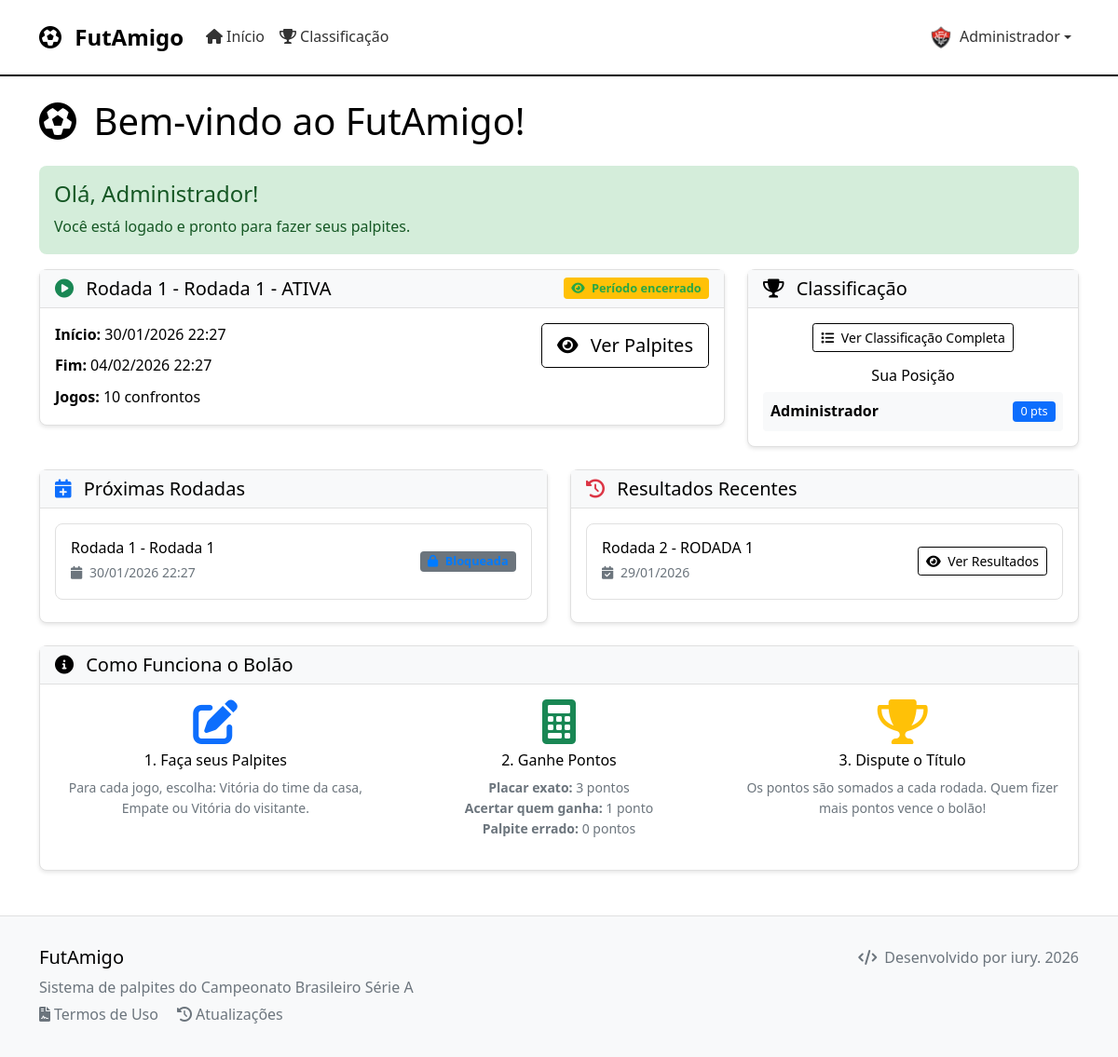
Before: / (signed in) with the older database file.
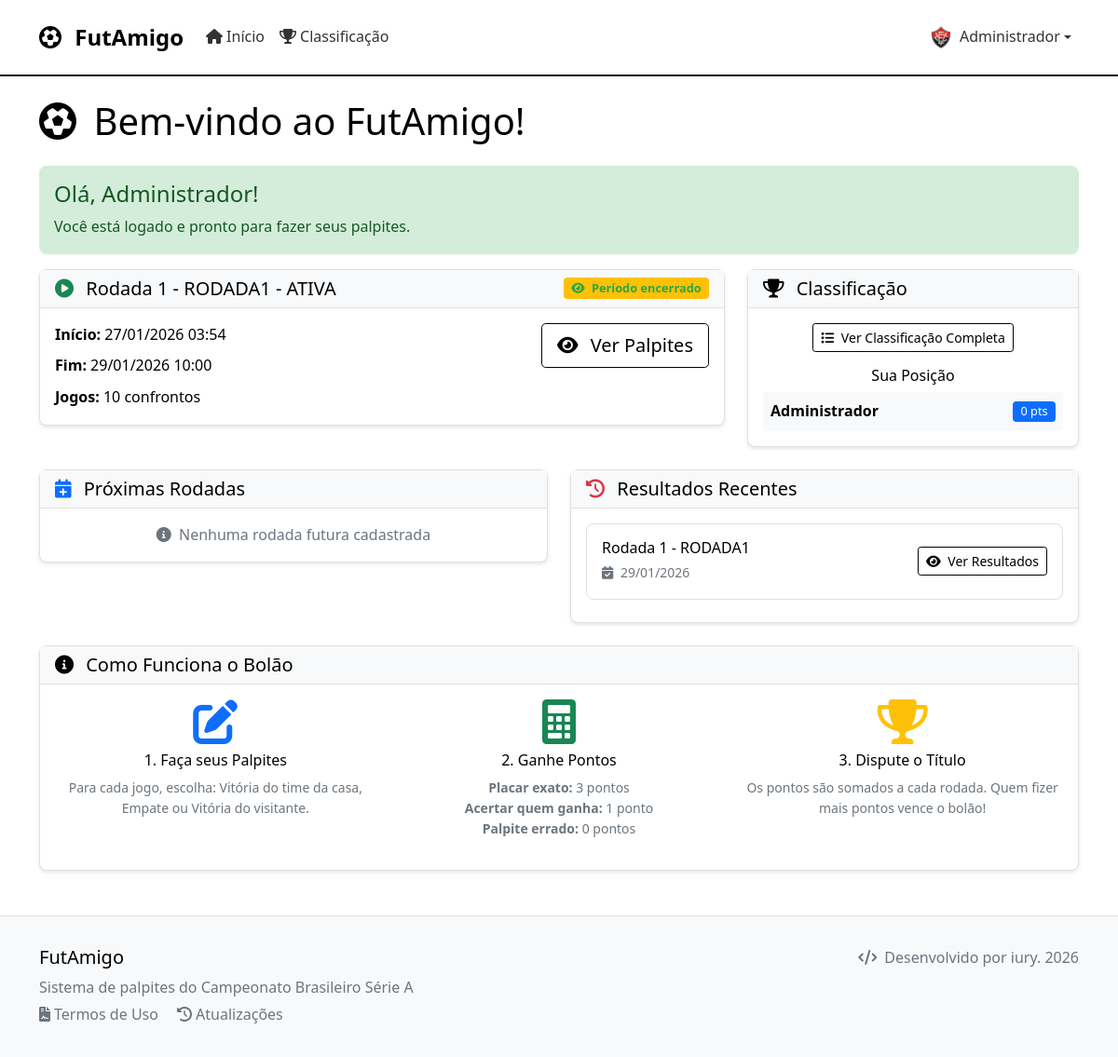
After: the same page with the newer database file.
### bolao/models.py (models this page shows)
class Rodada(models.Model):
    numero = models.PositiveIntegerField(unique=True, validators=[MinValueValidator(1), MaxValueValidator(38)])
    nome = models.CharField(max_length=100, blank=True)  # Ex: "Rodada 1", "Final"
    data_inicio = models.DateTimeField()
    data_fim = models.DateTimeField()
    ativa = models.BooleanField(default=False)
    class Meta:
        verbose_name = 'Rodada'
        verbose_name_plural = 'Rodadas'
        ordering = ['numero']
    def __str__(self):
        return f"Rodada {self.numero}" + (f" - {self.nome}" if self.nome else "")
    @property
    def status(self):
        from django.utils import timezone
        now = timezone.now()
        if now < self.data_inicio:
            return 'futura'
        elif now <= self.data_fim and self.ativa:
            return 'atual'
        else:
            return 'encerrada'
    @property
    def pode_palpitar(self):
        return self.status == 'atual' and self.ativa

### bolao/views.py (the view)
# urls.py: path('', views.home, name='home'),
def home(request):
    rodada_atual = Rodada.objects.filter(ativa=True).first()
    rodadas_futuras = Rodada.objects.filter(data_inicio__gt=timezone.now()).order_by('numero')[:3]
    rodadas_passadas = Rodada.objects.filter(data_fim__lt=timezone.now()).order_by('-numero')[:3]
    participante = None
    atualizacao_nao_vista = None
    if request.user.is_authenticated:
        try:
            participante = request.user.participante
            from .models import AtualizacaoSite, AtualizacaoVista
            atualizacoes_ativas = AtualizacaoSite.objects.filter(ativa=True)
            atualizacoes_vistas = AtualizacaoVista.objects.filter(participante=participante).values_list('atualizacao_id', flat=True)
            atualizacao_nao_vista = atualizacoes_ativas.exclude(id__in=atualizacoes_vistas).first()
        except:
            pass
    context = {
        'rodada_atual': rodada_atual,
        'rodadas_futuras': rodadas_futuras,
        'rodadas_passadas': rodadas_passadas,
        'participante': participante,
        'atualizacao_nao_vista': atualizacao_nao_vista,
    }
    return render(request, 'bolao/home.html', context)

### bolao/models.py (called while the page is built)
    @property
    def pontos_totais(self):
        palpites = self.palpite_set.filter(jogo__resultado_finalizado=True)
        return sum(palpite.pontos_obtidos for palpite in palpites)

### bolao/templates/bolao/home.html (shortened to what the changed rows need)
{% extends 'bolao/base.html' %}
{% block content %}
<div class="row">
    <div class="col-12">
        <h1 class="mb-4">
            <i class="fas fa-futbol me-2"></i>
            Bem-vindo ao FutAmigo!
        </h1>
    </div>
</div>
<div class="row">
    {% if rodada_atual %}
    <div class="col-md-8 mb-4">
        <div class="card">
            <div class="card-header d-flex justify-content-between align-items-center">
                <h5 class="mb-0">
                    <i class="fas fa-play-circle me-2 text-success"></i>
                    {{ rodada_atual }} - ATIVA
                </h5>
                {% if rodada_atual.pode_palpitar %}
                    <span class="badge bg-success status-atual">
                        <i class="fas fa-clock me-1"></i>
                        Aberta para palpites
                    </span>
                {% else %}
                    <span class="badge bg-warning status-atual">
                        <i class="fas fa-eye me-1"></i>
                        Período encerrado
                    </span>
                {% endif %}
            </div>
            <div class="card-body">
                <div class="row">
                    <div class="col-md-6">
                        <p class="mb-2">
                            <strong>Início:</strong>
                            {{ rodada_atual.data_inicio|date:"d/m/Y H:i" }}
                        </p>
                        <p class="mb-2">
                            <strong>Fim:</strong>
                            {{ rodada_atual.data_fim|date:"d/m/Y H:i" }}
                        </p>
                        <p class="mb-0">
                            <strong>Jogos:</strong>
                            {{ rodada_atual.jogo_set.count }} confrontos
                        </p>
                    </div>
                    <div class="col-md-6 text-md-end">
                        {% if user.is_authenticated and participante %}
                            {% if rodada_atual.pode_palpitar %}
                                <a href="{% url 'rodada_palpites' rodada_atual.id %}" class="btn btn-primary btn-lg">
                                    <i class="fas fa-edit me-2"></i>
                                    Fazer Palpites
                                </a>
                            {% else %}
                                <a href="{% url 'rodada_palpites' rodada_atual.id %}" class="btn btn-outline-primary btn-lg">
                                    <i class="fas fa-eye me-2"></i>
                                    Ver Palpites
                                </a>
                            {% endif %}
                        {% elif user.is_authenticated %}
                            <p class="text-muted">
                                <i class="fas fa-user-times me-1"></i>
                                Você precisa ser cadastrado como participante
                            </p>
                        {% else %}
                            <p class="text-muted">
                                <i class="fas fa-lock me-1"></i>
                                Faça login para palpitar
                            </p>
                        {% endif %}
                    </div>
                </div>
            </div>
        </div>
    </div>
    {% endif %}
</div>
<div class="row">
    <div class="col-md-6 mb-4">
        <div class="card">
            <div class="card-body">
                {% if rodadas_futuras %}
                    {% for rodada in rodadas_futuras %}
                    <div class="jogo-item">
                        <div class="d-flex justify-content-between align-items-center">
                            <div>
                                <h6 class="mb-1">{{ rodada }}</h6>
                                <small class="text-muted">
                                    <i class="fas fa-calendar me-1"></i>
                                    {{ rodada.data_inicio|date:"d/m/Y H:i" }}
                                </small>
                            </div>
                            <span class="badge bg-secondary status-futura">
                                <i class="fas fa-lock me-1"></i>
                            </span>
                        </div>
                    </div>
                    {% endfor %}
                {% else %}
                    <p class="text-muted text-center mb-0">
                        <i class="fas fa-info-circle me-1"></i>
                        Nenhuma rodada futura cadastrada
                    </p>
                {% endif %}
            </div>
        </div>
    </div>
    <div class="col-md-6 mb-4">
        <div class="card">
            <div class="card-body">
                {% if rodadas_passadas %}
                    {% for rodada in rodadas_passadas %}
                    <div class="jogo-item">
                        <div class="d-flex justify-content-between align-items-center">
                            <div>
                                <h6 class="mb-1">{{ rodada }}</h6>
                                <small class="text-muted">
                                    <i class="fas fa-calendar-check me-1"></i>
                                    {{ rodada.data_fim|date:"d/m/Y" }}
                                </small>
                            </div>
                            <a href="{% url 'resultados_rodada' rodada.id %}" class="btn btn-outline-primary btn-sm">
                                <i class="fas fa-eye me-1"></i>
                                Ver Resultados
                            </a>
                        </div>
                    </div>
                    {% endfor %}
                {% else %}
                    <p class="text-muted text-center mb-0">
                        <i class="fas fa-info-circle me-1"></i>
                        Nenhuma rodada finalizada ainda
                    </p>
                {% endif %}
            </div>
        </div>
    </div>
</div>
{% endblock %}

Changed rows visible on the page:
removed Rodada: numero+nome "Rodada 1 - Rodada 1", data_inicio "30/01/2026 22:27", data_fim "04/02/2026 22:27", jogo_set.count "10", shown under "Próximas Rodadas"
removed Rodada: numero+nome "Rodada 2 - RODADA 1", data_fim "29/01/2026", shown under "Resultados Recentes"
added Rodada: numero+nome "Rodada 1 - RODADA1", data_inicio "27/01/2026 03:54", data_fim "29/01/2026 10:00", jogo_set.count "10", data_fim "29/01/2026", shown under "Resultados Recentes"
Other visible differences:
text now shown: "Nenhuma rodada futura cadastrada"
